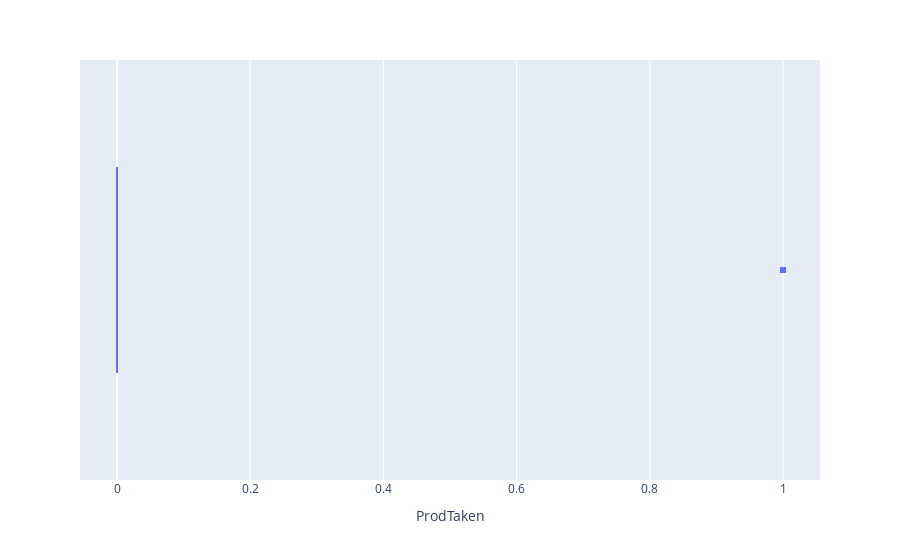
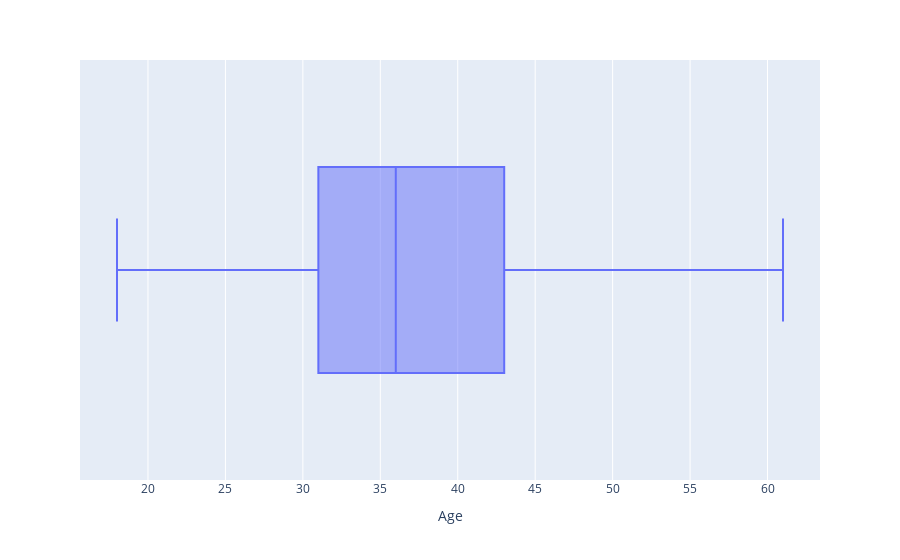
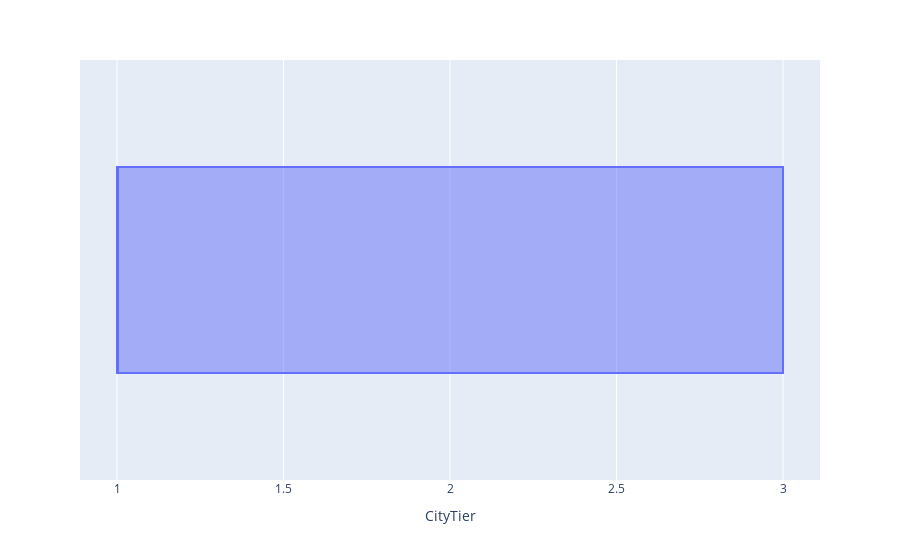
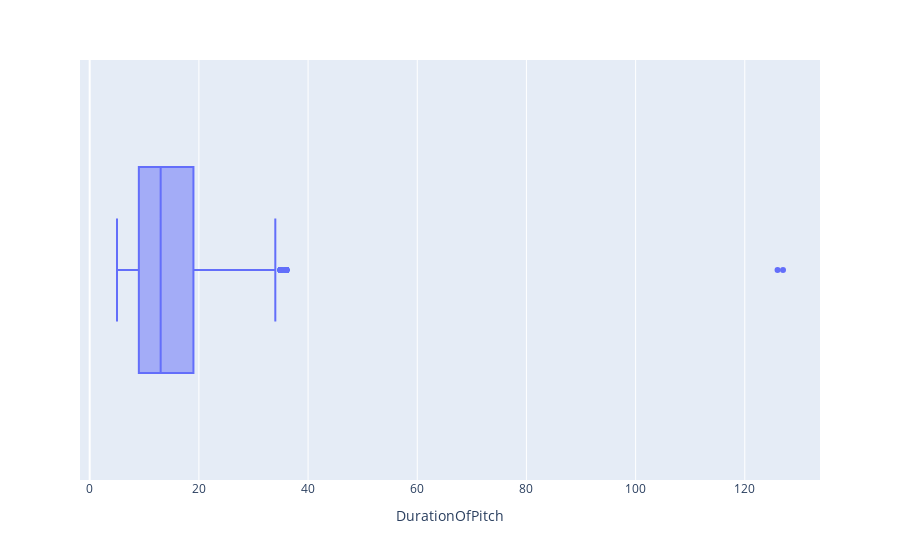

The code cell stored with these charts, in order, in its notebook:
### Markdown cell above
## Insights:

1. Type of Contact - Most of the customers are looking for a package through their own interest.
2. Occupation - The customers who are opting for a package mostly belong to salaried category.
3. Gender - Most of the male customers are interested in availing holiday package.
4. product Pitched - The sales representative are mostly focussing on sharing brochure details of basic package to customers to make them feel that the package is affordable.
5. Marital Status - Married customers are often availing the packages when compared to divorced and unmarried.
6. Designation - The customers who are executives in their industries are mostly availing the packages.

### Code cell
# Let's visualize the possibility of outliers in numerical features.

for col in numerical_features:
    fig = px.box(x = col, data_frame = package)
    fig.show()

### Figure 1 — Plotly figure (JSON) as saved in the notebook; plotly's stock layout.template omitted (floating-point values rounded to 4 significant figures; data arrays with more than 128 entries replaced by an {"elided": "..."} marker saying what was removed)
{"data": [{"alignmentgroup": "True", "hovertemplate": "ProdTaken=%{x}<extra></extra>", "legendgroup": "", "marker": {"color": "#636efa"}, "name": "", "notched": false, "offsetgroup": "", "orientation": "h", "showlegend": false, "type": "box", "x": {"elided": "4747 int values"}, "x0": " ", "xaxis": "x", "y0": " ", "yaxis": "y"}], "layout": {"boxmode": "group", "legend": {"tracegroupgap": 0}, "margin": {"t": 60}, "xaxis": {"anchor": "y", "domain": [0, 1], "title": {"text": "ProdTaken"}}, "yaxis": {"anchor": "x", "domain": [0, 1]}}}

### Figure 2 — Plotly figure (JSON) as saved in the notebook; plotly's stock layout.template omitted (floating-point values rounded to 4 significant figures; data arrays with more than 128 entries replaced by an {"elided": "..."} marker saying what was removed)
{"data": [{"alignmentgroup": "True", "hovertemplate": "Age=%{x}<extra></extra>", "legendgroup": "", "marker": {"color": "#636efa"}, "name": "", "notched": false, "offsetgroup": "", "orientation": "h", "showlegend": false, "type": "box", "x": {"elided": "4747 int values"}, "x0": " ", "xaxis": "x", "y0": " ", "yaxis": "y"}], "layout": {"boxmode": "group", "legend": {"tracegroupgap": 0}, "margin": {"t": 60}, "xaxis": {"anchor": "y", "domain": [0, 1], "title": {"text": "Age"}}, "yaxis": {"anchor": "x", "domain": [0, 1]}}}

### Figure 3 — Plotly figure (JSON) as saved in the notebook; plotly's stock layout.template omitted (floating-point values rounded to 4 significant figures; data arrays with more than 128 entries replaced by an {"elided": "..."} marker saying what was removed)
{"data": [{"alignmentgroup": "True", "hovertemplate": "CityTier=%{x}<extra></extra>", "legendgroup": "", "marker": {"color": "#636efa"}, "name": "", "notched": false, "offsetgroup": "", "orientation": "h", "showlegend": false, "type": "box", "x": {"elided": "4747 int values"}, "x0": " ", "xaxis": "x", "y0": " ", "yaxis": "y"}], "layout": {"boxmode": "group", "legend": {"tracegroupgap": 0}, "margin": {"t": 60}, "xaxis": {"anchor": "y", "domain": [0, 1], "title": {"text": "CityTier"}}, "yaxis": {"anchor": "x", "domain": [0, 1]}}}

### Figure 4 — Plotly figure (JSON) as saved in the notebook; plotly's stock layout.template omitted (floating-point values rounded to 4 significant figures; data arrays with more than 128 entries replaced by an {"elided": "..."} marker saying what was removed)
{"data": [{"alignmentgroup": "True", "hovertemplate": "DurationOfPitch=%{x}<extra></extra>", "legendgroup": "", "marker": {"color": "#636efa"}, "name": "", "notched": false, "offsetgroup": "", "orientation": "h", "showlegend": false, "type": "box", "x": {"elided": "4747 int values"}, "x0": " ", "xaxis": "x", "y0": " ", "yaxis": "y"}], "layout": {"boxmode": "group", "legend": {"tracegroupgap": 0}, "margin": {"t": 60}, "xaxis": {"anchor": "y", "domain": [0, 1], "title": {"text": "DurationOfPitch"}}, "yaxis": {"anchor": "x", "domain": [0, 1]}}}
